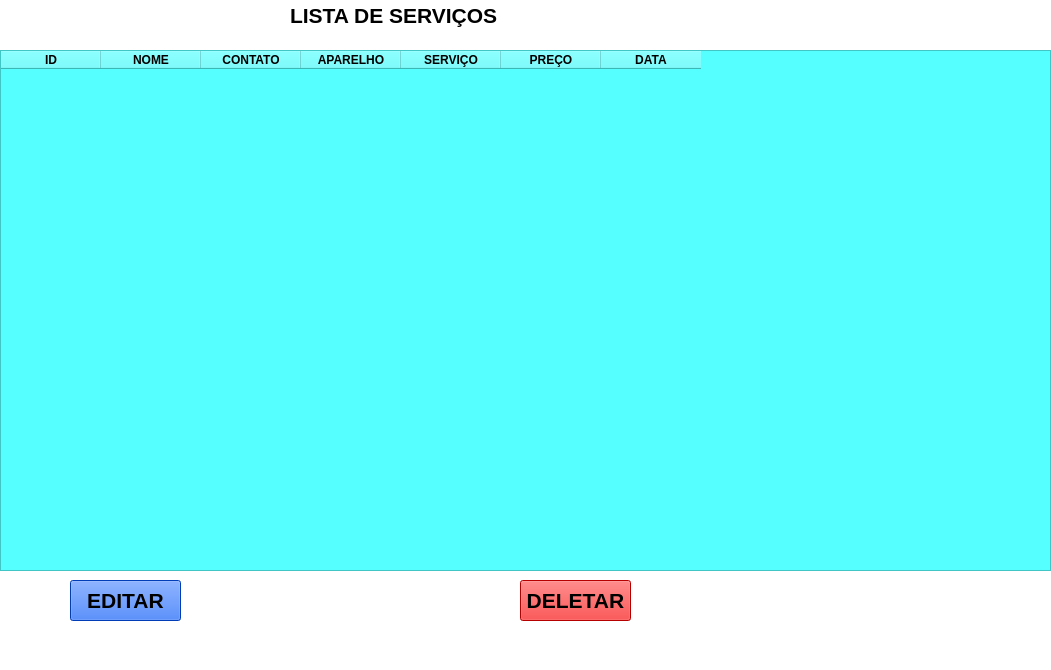
<?xml version="1.0" encoding="UTF-8"?>
<ui version="4.0">
 <class>MainWindow</class>
 <widget class="QMainWindow" name="MainWindow">
  <property name="geometry">
   <rect>
    <x>0</x>
    <y>0</y>
    <width>1051</width>
    <height>670</height>
   </rect>
  </property>
  <property name="windowTitle">
   <string>MainWindow</string>
  </property>
  <property name="styleSheet">
   <string notr="true">background-color: rgb(255, 255, 255);</string>
  </property>
  <widget class="QWidget" name="centralwidget">
   <widget class="QTableWidget" name="tableWidget">
    <property name="geometry">
     <rect>
      <x>0</x>
      <y>50</y>
      <width>1051</width>
      <height>521</height>
     </rect>
    </property>
    <property name="font">
     <font>
      <pointsize>12</pointsize>
      <weight>75</weight>
      <bold>true</bold>
     </font>
    </property>
    <property name="styleSheet">
     <string notr="true">background-color: rgb(85, 255, 255);</string>
    </property>
    <property name="sizeAdjustPolicy">
     <enum>QAbstractScrollArea::AdjustToContents</enum>
    </property>
    <property name="gridStyle">
     <enum>Qt::SolidLine</enum>
    </property>
    <column>
     <property name="text">
      <string>ID</string>
     </property>
     <property name="font">
      <font>
       <weight>75</weight>
       <bold>true</bold>
      </font>
     </property>
    </column>
    <column>
     <property name="text">
      <string>NOME</string>
     </property>
     <property name="font">
      <font>
       <weight>75</weight>
       <bold>true</bold>
      </font>
     </property>
    </column>
    <column>
     <property name="text">
      <string>CONTATO</string>
     </property>
     <property name="font">
      <font>
       <weight>75</weight>
       <bold>true</bold>
      </font>
     </property>
    </column>
    <column>
     <property name="text">
      <string>APARELHO</string>
     </property>
     <property name="font">
      <font>
       <weight>75</weight>
       <bold>true</bold>
      </font>
     </property>
    </column>
    <column>
     <property name="text">
      <string>SERVIÇO</string>
     </property>
     <property name="font">
      <font>
       <weight>75</weight>
       <bold>true</bold>
      </font>
     </property>
    </column>
    <column>
     <property name="text">
      <string>PREÇO</string>
     </property>
     <property name="font">
      <font>
       <weight>75</weight>
       <bold>true</bold>
      </font>
     </property>
    </column>
    <column>
     <property name="text">
      <string>DATA</string>
     </property>
     <property name="font">
      <font>
       <weight>75</weight>
       <bold>true</bold>
      </font>
     </property>
    </column>
   </widget>
   <widget class="QLabel" name="label">
    <property name="geometry">
     <rect>
      <x>290</x>
      <y>0</y>
      <width>211</width>
      <height>31</height>
     </rect>
    </property>
    <property name="font">
     <font>
      <pointsize>16</pointsize>
      <weight>75</weight>
      <bold>true</bold>
     </font>
    </property>
    <property name="text">
     <string>LISTA DE SERVIÇOS</string>
    </property>
   </widget>
   <widget class="QPushButton" name="pushButton">
    <property name="geometry">
     <rect>
      <x>70</x>
      <y>580</y>
      <width>111</width>
      <height>41</height>
     </rect>
    </property>
    <property name="font">
     <font>
      <pointsize>16</pointsize>
      <weight>75</weight>
      <bold>true</bold>
     </font>
    </property>
    <property name="styleSheet">
     <string notr="true">background-color: rgb(0, 85, 255);
color: rgb(0, 0, 0);
</string>
    </property>
    <property name="text">
     <string>EDITAR</string>
    </property>
   </widget>
   <widget class="QPushButton" name="pushButton_3">
    <property name="geometry">
     <rect>
      <x>520</x>
      <y>580</y>
      <width>111</width>
      <height>41</height>
     </rect>
    </property>
    <property name="font">
     <font>
      <pointsize>16</pointsize>
      <weight>75</weight>
      <bold>true</bold>
     </font>
    </property>
    <property name="styleSheet">
     <string notr="true">background-color: rgb(255, 0, 0);</string>
    </property>
    <property name="text">
     <string>DELETAR</string>
    </property>
   </widget>
  </widget>
  <widget class="QMenuBar" name="menubar">
   <property name="geometry">
    <rect>
     <x>0</x>
     <y>0</y>
     <width>1051</width>
     <height>21</height>
    </rect>
   </property>
  </widget>
  <widget class="QStatusBar" name="statusbar"/>
 </widget>
 <resources/>
 <connections/>
</ui>
